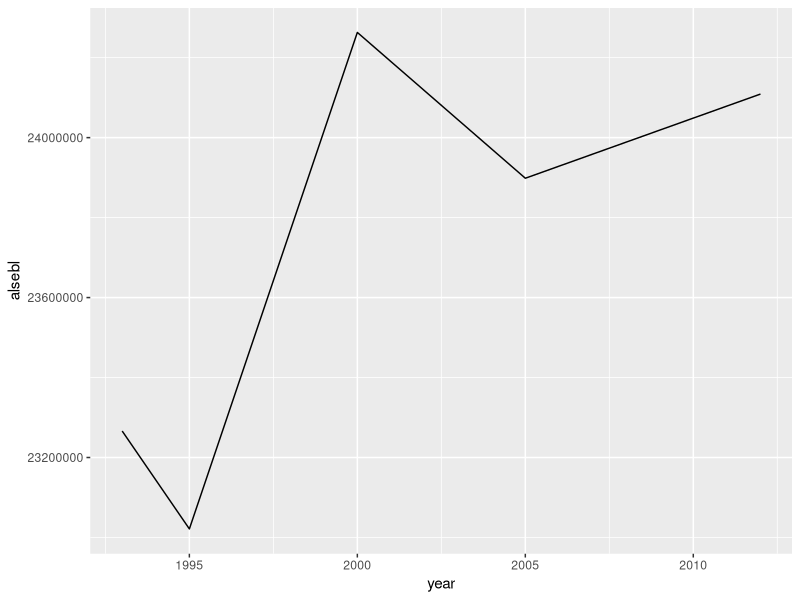
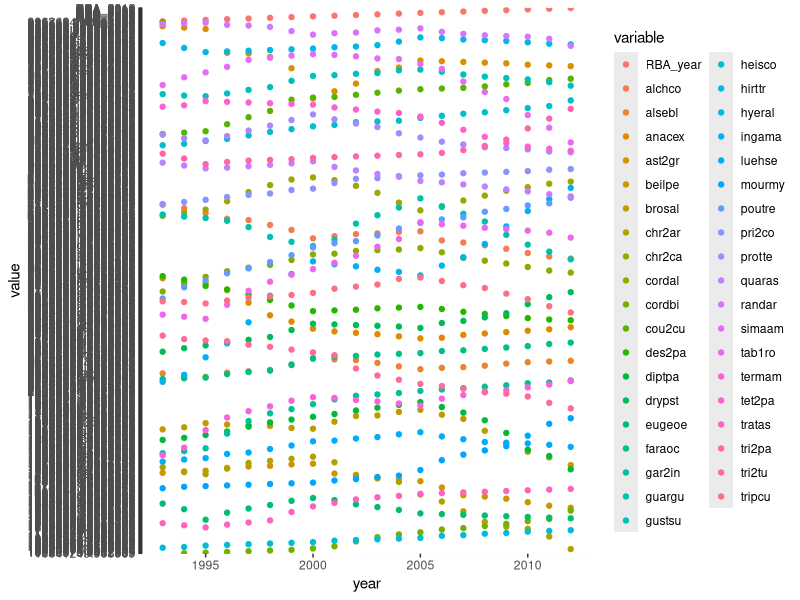

The R script that drew these images, in order: (Note: this script raises an error after producing the figures.)
## ---- chunk 1
knitr::opts_chunk$set(echo = TRUE)
## ---- chunk 2
library(tidyverse)
library(readr)
library(skimr)
## ---- chunk 3
Dataset1_BCIseedproduction <- read_csv("Dataset1_BCIseedproduction.csv")
View(Dataset1_BCIseedproduction)
skim(Dataset1_BCIseedproduction)
## ---- chunk 4
RBA <- Dataset1_BCIseedproduction %>%
                    mutate(sp = species) %>%
                    mutate(RBA_units_m2 = RBA_2012/1000000) %>%
                    select(sp, RBA_2012, RBA_units_m2)
head(RBA)

## ---- chunk 5
RBA_change_by_sp_test <- Dataset1_BCIseedproduction %>%
                          select(species, RBA_1993:RBA_2012)
head(RBA_change_by_sp_test)
#cool that limited df to just RBA_year values

RBA_change_by_year_df <- RBA_change_by_sp_test %>%
   column_to_rownames(var = "species") %>%
   t() %>%
   data.frame() %>%
   rownames_to_column(var = "RBA_year") %>%
   mutate(year = 1993:2012)

head(RBA_change_by_year_df)
skim(RBA_change_by_year_df)
## ---- chunk 6
ggplot(data = RBA_change_by_year_df, aes(x = year, y = alsebl)) + geom_line()
## ---- chunk 7
library("reshape2")
library("ggplot2")

test_data_long <- melt(RBA_change_by_year_df, id = "year")  # convert to long format

ggplot(data = test_data_long,
       aes(x = year, y = value, colour = variable)) +
       geom_point()
#oh wow. no time to play with this right now.
## ---- chunk 8
Dataset1_BCIseedproduction <- read_csv("Dataset1_BCIseedproduction.csv")
#view(Dataset1_BCIseedproduction)
RBA <- Dataset1_BCIseedproduction %>%
                    mutate(sp = species) %>%
                    mutate(RBA_units_m2 = RBA_2012/1000000) %>%
                    select(sp, RBA_2012, RBA_units_m2)
head(RBA)

sp_missing_RBA <- species_list_26 %>%
    left_join(RBA, by = "sp") %>%
    select(sp, e_vs_l, dpft, pft, RBA_2012)

skim(sp_missing_RBA)

sp_missing_RBA %>%
  group_by(e_vs_l) %>%
  count(RBA_2012 == "NA")

sp_missing_RBA %>%
  group_by(dpft) %>%
  count(RBA_2012 == "NA")

sp_missing_RBA %>%
  group_by(pft) %>%
  count(RBA_2012 == "NA")
## ---- chunk 9
#units - m2? year?
repro_basal_area <- read_csv("repro_basal_area_df.csv") %>%
                    select(sp, r_ba)
head(repro_basal_area)
skim(repro_basal_area)

#this is from 2010, units are in m2?
basal_area <- read_csv("basal_area_2010.csv") %>%
              select(sp, ba)
head(basal_area)
skim(basal_area)

ba_rba <- repro_basal_area %>%
          left_join(basal_area, by = "sp")
head(ba_rba)
## ---- chunk 10
species_list_26 %>%
  left_join(ba_rba, by = "sp") %>%
  is.na()
#no missing values
